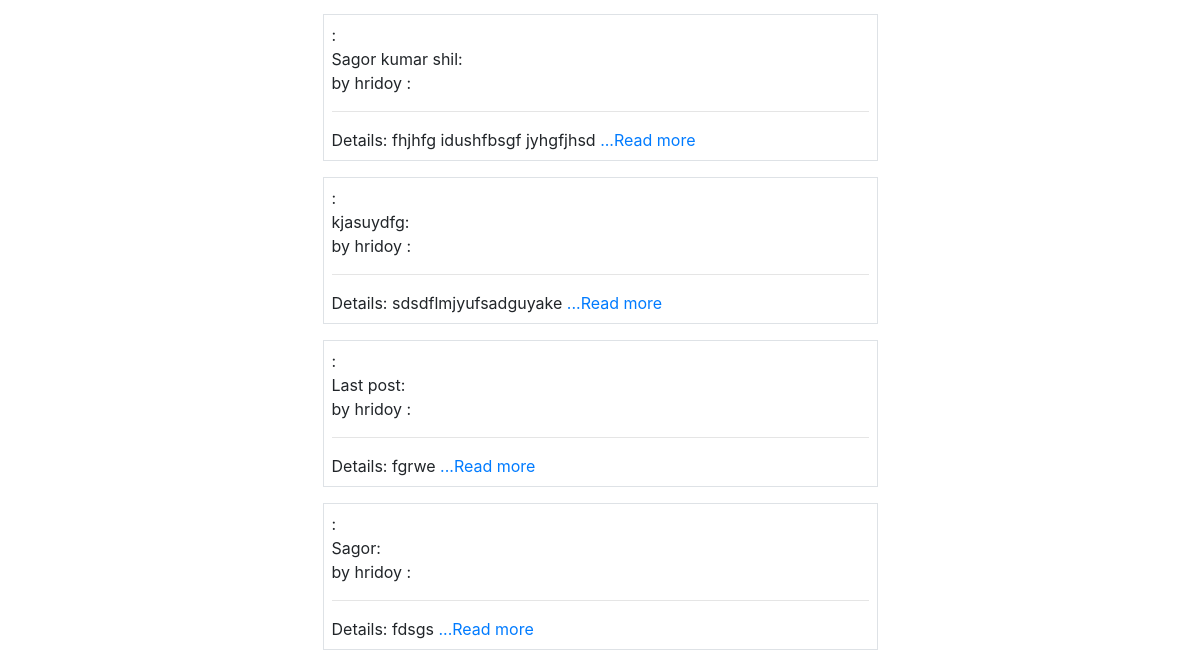
Before: /tuition_App/postlist/ (lower part) with the older database file.
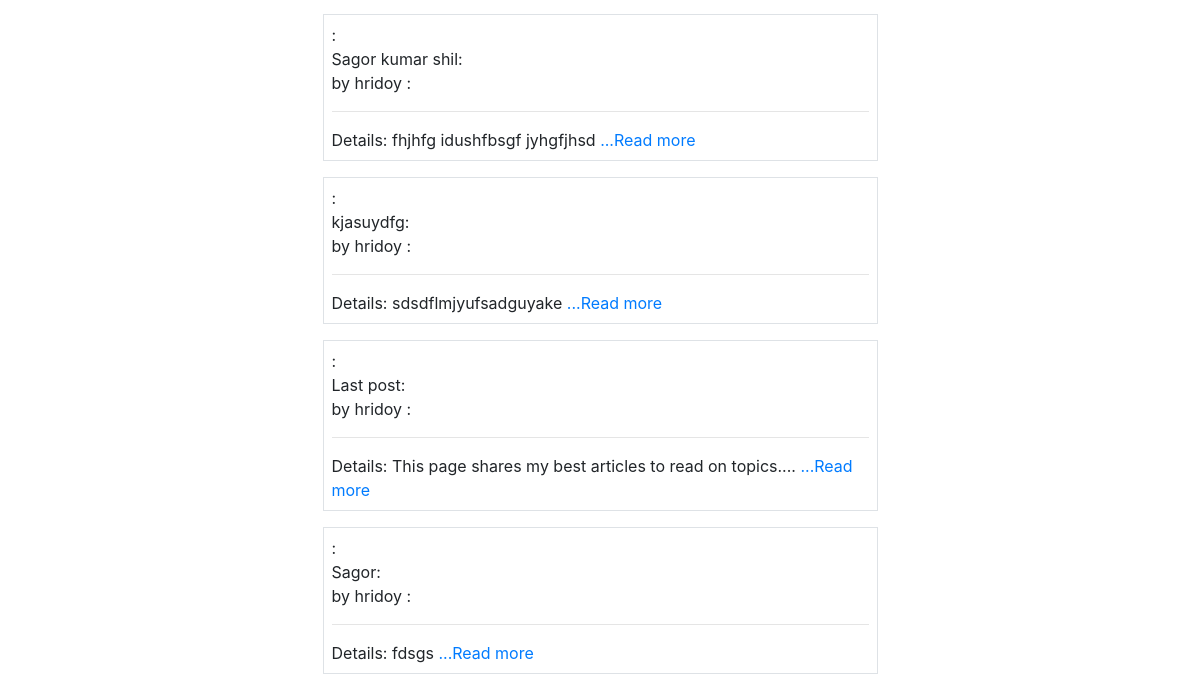
After: the same page with the newer database file.
### tuition_App/models.py (models this page shows, shortened)
class Post(models.Model):
    CATEGORY = (
        ("Teacher", "Teacher"),
        ("Student", "Student"),
    )
    MEDIUM = (
        ("bangla", "bangla"),
        ("English", "English"),
        ("Urdu", "Urdu"),
        ("Hindi", "Hindi"),
        ("Arabic", "Arabic"),
    )
    user = models.ForeignKey(User, on_delete=models.CASCADE, blank=True, null=True)
    id = models.AutoField(primary_key=True)
    title = models.CharField(max_length=101)
    slug = models.CharField(max_length=100, default=title)
    email = models.EmailField()
    salary = models.FloatField()
    details = models.TextField()
    available = models.BooleanField()
    category = models.CharField(max_length=100, choices=CATEGORY)
    created_at = models.DateTimeField(default=now)
    image = models.ImageField(default="default.jpg", upload_to="tuition/images")
    medium = MultiSelectField(
        max_length=100, max_choices=5, choices=MEDIUM, default="bangla"
    )
    subject = models.ManyToManyField(Subject, related_name="subject_set")
    class_in = models.ManyToManyField(Class_in, related_name="class_set")
    def details_short(self):
        details_words = self.details.split(" ")
        if len(details_words) > 10:
            return " ".join(details_words[:10]) + "...."
        else:
            return self.details

### tuition_App/views.py (the view)
# urls.py: path("postlist/", PostListView.as_view(), name="postlist"),
class PostListView(ListView):
    template_name = "tuition/postlist.html"
    queryset = Post.objects.all()
    context_object_name = "posts"
    def get_context_data(self, *args, **kwargs):
        context = super().get_context_data(*args, **kwargs)
        context["posts"] = context.get("object_list")
        context["subjects"] = Subject.objects.all()
        context["classes"] = Class_in.objects.all()
        return context

### tuition_App/models.py (called while the page is built)
    def __str__(self):
        return self.name

    def __str__(self):
        return self.name

### templates/tuition/postlist.html (shortened to what this page needs)
{% extends 'basic.html' %}
{% block body %}
<div class="container">
    {% for p in posts %}
    <div class="col-md-6 offset-md-3 p-2 mt-3 border">
        {{msg}} : <br>
        {{ p.title }}: <br>
        by {{p.user.username}} : <br>
        <hr>
        Details: {{p.details_short}}
        <a href="/tuition_App/postdetail/{{p.id}}">...Read more</a>
    </div>
    {% endfor %}
</div>
{% endblock body %}

Changed rows visible on the page:
changed Post "Last post": details_short "fgrwe" → "This page shares my best articles to read on topics...."
